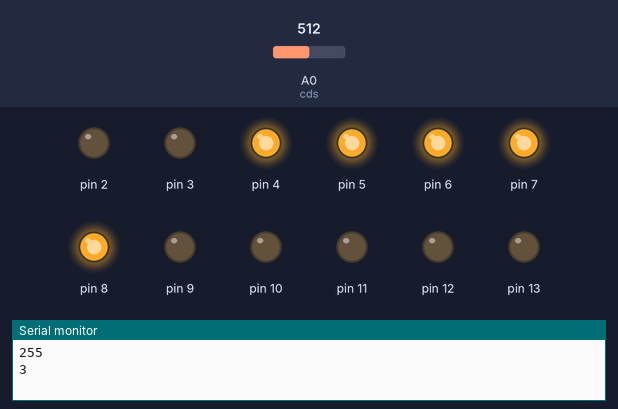
The sketch below on a simulated Arduino Uno, built with avr-gcc and run on an emulated ATmega328P. On the bench: output pins drawn as LEDs (lit = HIGH), the last lines printed to the serial monitor. Dashed ring = blinking. The test bench sets the inputs (shaded band); at power-on: A0 (cds) = 512. EEPROM starts erased.

Above: at 1.27 s.
1.3 s: A0 (cds) set to 14
At 2.6 s:
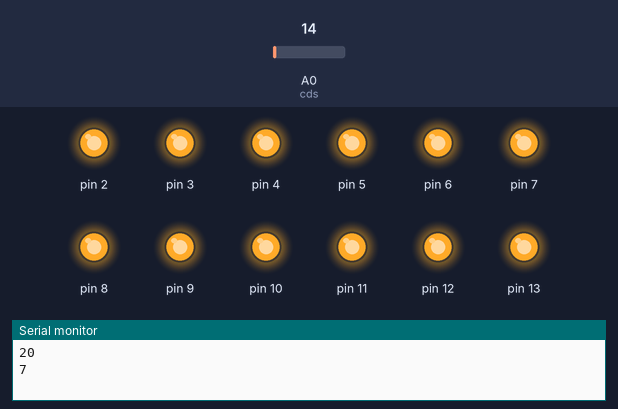
2.9 s: A0 (cds) set to 83
4.4 s: A0 (cds) set to 100
At 7.3 s:
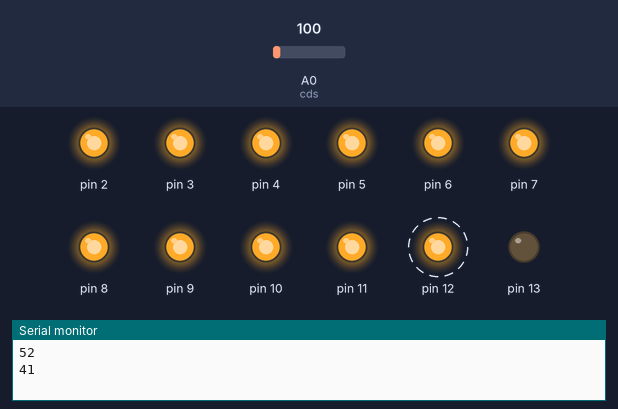
7.4 s: A0 (cds) set to 161
10.4 s: A0 (cds) set to 180
At 10.4 s:
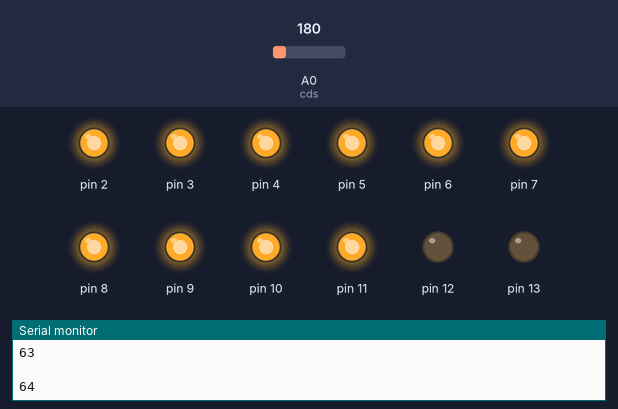
11.9 s: A0 (cds) set to 306
At 15.0 s:
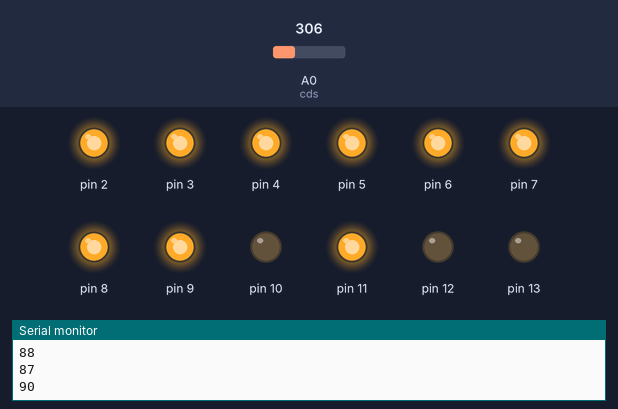
Timing chart, 0 to 18.1 s (numbered marks = the images above; inputs shaded):
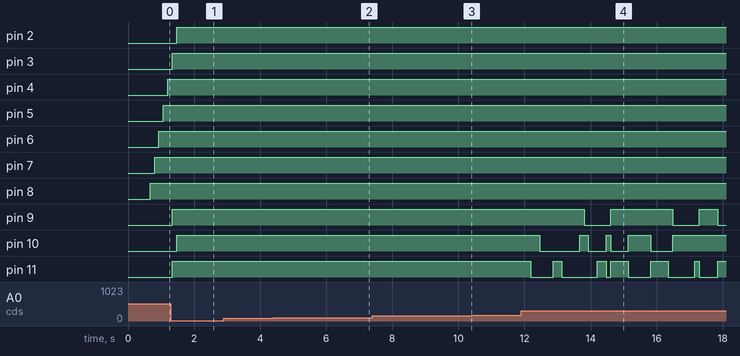

Measured:
- the behaviour switches between 91 and 92 on A0 (cds) (found by bisection; images 1 and 2)
- the behaviour switches between 179 and 180 on A0 (cds) (found by bisection; images 2 and 3)
- after the input at 1.3 s, pin 9: LOW → HIGH at once
- after the input at 4.4 s, pin 12: alternates HIGH for 0.13 s and LOW for 0.27 s, starting after 0.42 s; pin 13: HIGH → LOW at once, then repeats every 0.40 s: HIGH 0.13 s, LOW 0.27 s
- after the input at 10.4 s, pin 12, pin 13: stops changing and stays LOW
- after the input at 11.9 s, pin 9: goes LOW 0.80 s, HIGH 1.9 s, LOW 0.81 s, HIGH 0.55 s, then LOW, starting after 1.9 s; pin 10: HIGH → LOW after 0.56 s, → HIGH 1.2 s later, → LOW 0.27 s later, → HIGH 0.54 s later, … (8 changes in this stretch)

The sketch:

middle_report.ino
```cpp
#include <EEPROM.h>

/*----- 전역변수 -----*/

//핀번호

//2~13 핀 모두 LED로 사용
int cds = A0;

//데이터 공간
int time[12] = {0, 1, 2, 3, 4, 5, 6, 7, 8, 9, 10, 11};
int temp[12];

//LED 지정
int index[12] = {0, 0, 0, 0, 0, 0, 0, 0, 0, 0, 0, 0};

void setup() {
  for (int i = 0; i < 12; i++)
  {
    pinMode(i + 2, OUTPUT);
  }

  //  for (int i = 0; i < 8; i++)   //시작시 EEPROM 초기화
  //  {
  //    EEPROM.write(i, 0);
  //  }

  if (EEPROM.read(0))
  {
    EEP_load();
  }
  Serial.begin(9600);
}

void loop() {

  int cdsValue;
  int min, max;

  //LED 선택
  LED_select();

  cdsValue = analogRead(cds);

  //cds 값에 따른 LED 개수 설정
  if      (cdsValue > 0 && cdsValue < 90)      LED_output(12);
  else if (cdsValue > 91 && cdsValue < 180)    LED_output(11);
  else if (cdsValue > 181 && cdsValue < 270)   LED_output(10);
  else if (cdsValue > 271 && cdsValue < 360)   LED_output(9);
  else if (cdsValue > 361 && cdsValue < 450)   LED_output(8);
  else if (cdsValue > 451 && cdsValue < 540)   LED_output(7);
  else if (cdsValue > 541 && cdsValue < 630)   LED_output(6);
  else if (cdsValue > 631 && cdsValue < 720)   LED_output(5);
  else if (cdsValue > 721 && cdsValue < 810)   LED_output(4);
  else if (cdsValue > 811 && cdsValue < 900)   LED_output(3);
  else if (cdsValue > 901 && cdsValue < 990)   LED_output(2);
  else if (cdsValue > 991 && cdsValue < 1024)  LED_output(1);

  EEP_store();

  //EEPROM 초기화
  max = EEPROM.read(0) + (EEPROM.read(1) * 256);
  min = EEPROM.read(0) + (EEPROM.read(1) * 256);

  for (int i = 0; i < 12; i ++)
  {
    if ((EEPROM.read(i * 2) + (EEPROM.read((i * 2) + 1) * 256)) > max)
      max = EEPROM.read(i * 2) + (EEPROM.read((i * 2) + 1) * 256);
    if ((EEPROM.read(i * 2) + (EEPROM.read((i * 2) + 1) * 256)) < min)
      min =  EEPROM.read(i * 2) + (EEPROM.read((i * 2) + 1) * 256);
  }

  if (max > 300 && (max - min) < (max / 5) )
  {
    EEP_reset();
    EEP_load();
  }
  else if (max == 60000)
  {
    EEP_reset();
    EEP_load();
  }

  //시리얼 통신을 이용하여 변수 체크

  //  Serial.println(cdsValue);

  for (int i = 0; i < 12; i++)
  {
    Serial.println(time[i]);
  }

  Serial.println(" ");
  Serial.println(max);
  Serial.println(min);
  Serial.println(" ");

  delay(50);  //Lamp 동작 주기 설정
}
```

EEPRPOM_function.ino
```cpp
//EEPROM에서 시간데이터 로드
void EEP_load(void)
{
  for (int i = 0; i < 12; i++)
  {
    time[i] = EEPROM.read(i * 2) + (EEPROM.read((i * 2) + 1) * 256);
  }
}

//EEPROM에 저장
void EEP_store(void)
{
  for (int i = 0; i < 24; i += 2)
  {
    EEPROM.write(i, time[i / 2] % 256);
  }
  for (int i = 1; i < 24; i += 2)
  {
    EEPROM.write(i, time[i / 2] / 256);
  }
}

//EEPROM 초기화
void EEP_reset(void)
{
  for (int i = 0 ; i < 12 ; i++) {
    EEPROM.write(i * 2, i);
  }
  for (int i = 1; i < 24; i += 2)
  {
    EEPROM.write(i, 0);
  }
}
```

LED_function.ino
```cpp
//LED 출력
void LED_output(int step)
{
  for (int i = 0; i < step; i++)
  {
    digitalWrite(index[i] + 2, HIGH);
    time[index[i]] += 1;
  }

  for (int i = step; i < 12; i++)
  {
    digitalWrite(index[i] + 2, LOW);
  }
}

//인덱스 초기화
void LED_select(void)
{
  //배열 복사
  for (int i = 0; i < 12; i++)
  {
    temp[i] = time[i];
  }

  //오름차순 정렬
  for (int i = 0; i < 12; i++)
  {
    for (int j = 0; j < 11; j++ )
      if (temp[j] >= temp[j + 1])
      {
        int m = temp[j + 1];
        temp[j + 1] = temp[j];
        temp[j] = m;
      }
  }
  //index 초기화
  for (int i = 0; i < 12; i++)
  {
    for (int j = 0; j < 12; j++)
    {
      if (time[i] == temp[j]) index[j] = i;
    }
  }
}
```
